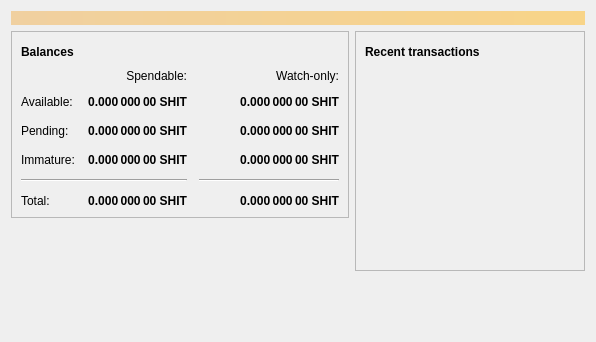
<?xml version="1.0" encoding="UTF-8"?>
<ui version="4.0">
 <class>OverviewPage</class>
 <widget class="QWidget" name="OverviewPage">
  <property name="geometry">
   <rect>
    <x>0</x>
    <y>0</y>
    <width>596</width>
    <height>342</height>
   </rect>
  </property>
  <property name="windowTitle">
   <string>Form</string>
  </property>
  <layout class="QVBoxLayout" name="topLayout">
   <item>
    <widget class="QLabel" name="labelAlerts">
     <property name="visible">
      <bool>false</bool>
     </property>
     <property name="styleSheet">
      <string notr="true">QLabel { background-color: qlineargradient(x1: 0, y1: 0, x2: 1, y2: 0, stop:0 #F0D0A0, stop:1 #F8D488); color:#000000; }</string>
     </property>
     <property name="wordWrap">
      <bool>true</bool>
     </property>
     <property name="margin">
      <number>3</number>
     </property>
     <property name="textInteractionFlags">
      <set>Qt::TextSelectableByMouse</set>
     </property>
    </widget>
   </item>
   <item>
    <layout class="QHBoxLayout" name="horizontalLayout" stretch="1,1">
     <item>
      <layout class="QVBoxLayout" name="verticalLayout_2">
       <item>
        <widget class="QFrame" name="frame">
         <property name="frameShape">
          <enum>QFrame::StyledPanel</enum>
         </property>
         <property name="frameShadow">
          <enum>QFrame::Raised</enum>
         </property>
         <layout class="QVBoxLayout" name="verticalLayout_4">
          <item>
           <layout class="QHBoxLayout" name="horizontalLayout_4">
            <item>
             <widget class="QLabel" name="label_5">
              <property name="font">
               <font>
                <weight>75</weight>
                <bold>true</bold>
               </font>
              </property>
              <property name="text">
               <string>Balances</string>
              </property>
             </widget>
            </item>
            <item>
             <widget class="QPushButton" name="labelWalletStatus">
              <property name="enabled">
               <bool>true</bool>
              </property>
              <property name="maximumSize">
               <size>
                <width>30</width>
                <height>16777215</height>
               </size>
              </property>
              <property name="toolTip">
               <string>The displayed information may be out of date. Your wallet automatically synchronizes with the Shitcoin network after a connection is established, but this process has not completed yet.</string>
              </property>
              <property name="text">
               <string/>
              </property>
              <property name="icon">
               <iconset resource="../bitcoin.qrc">
                <normaloff>:/icons/warning</normaloff>
                <disabledoff>:/icons/warning</disabledoff>:/icons/warning</iconset>
              </property>
              <property name="iconSize">
               <size>
                <width>24</width>
                <height>24</height>
               </size>
              </property>
              <property name="flat">
               <bool>true</bool>
              </property>
             </widget>
            </item>
            <item>
             <spacer name="horizontalSpacer_3">
              <property name="orientation">
               <enum>Qt::Horizontal</enum>
              </property>
              <property name="sizeHint" stdset="0">
               <size>
                <width>40</width>
                <height>20</height>
               </size>
              </property>
             </spacer>
            </item>
           </layout>
          </item>
          <item>
           <layout class="QGridLayout" name="gridLayout">
            <property name="spacing">
             <number>12</number>
            </property>
            <item row="2" column="2">
             <widget class="QLabel" name="labelWatchPending">
              <property name="font">
               <font>
                <weight>75</weight>
                <bold>true</bold>
               </font>
              </property>
              <property name="cursor">
               <cursorShape>IBeamCursor</cursorShape>
              </property>
              <property name="toolTip">
               <string>Unconfirmed transactions to watch-only addresses</string>
              </property>
              <property name="text">
               <string notr="true">0.000 000 00 SHIT</string>
              </property>
              <property name="alignment">
               <set>Qt::AlignRight|Qt::AlignTrailing|Qt::AlignVCenter</set>
              </property>
              <property name="textInteractionFlags">
               <set>Qt::LinksAccessibleByMouse|Qt::TextSelectableByKeyboard|Qt::TextSelectableByMouse</set>
              </property>
             </widget>
            </item>
            <item row="2" column="1">
             <widget class="QLabel" name="labelUnconfirmed">
              <property name="font">
               <font>
                <weight>75</weight>
                <bold>true</bold>
               </font>
              </property>
              <property name="cursor">
               <cursorShape>IBeamCursor</cursorShape>
              </property>
              <property name="toolTip">
               <string>Total of transactions that have yet to be confirmed, and do not yet count toward the spendable balance</string>
              </property>
              <property name="text">
               <string notr="true">0.000 000 00 SHIT</string>
              </property>
              <property name="alignment">
               <set>Qt::AlignRight|Qt::AlignTrailing|Qt::AlignVCenter</set>
              </property>
              <property name="textInteractionFlags">
               <set>Qt::LinksAccessibleByMouse|Qt::TextSelectableByKeyboard|Qt::TextSelectableByMouse</set>
              </property>
             </widget>
            </item>
            <item row="3" column="2">
             <widget class="QLabel" name="labelWatchImmature">
              <property name="font">
               <font>
                <weight>75</weight>
                <bold>true</bold>
               </font>
              </property>
              <property name="cursor">
               <cursorShape>IBeamCursor</cursorShape>
              </property>
              <property name="toolTip">
               <string>Mined balance in watch-only addresses that has not yet matured</string>
              </property>
              <property name="text">
               <string notr="true">0.000 000 00 SHIT</string>
              </property>
              <property name="alignment">
               <set>Qt::AlignRight|Qt::AlignTrailing|Qt::AlignVCenter</set>
              </property>
              <property name="textInteractionFlags">
               <set>Qt::LinksAccessibleByMouse|Qt::TextSelectableByKeyboard|Qt::TextSelectableByMouse</set>
              </property>
             </widget>
            </item>
            <item row="4" column="0" colspan="2">
             <widget class="Line" name="line">
              <property name="orientation">
               <enum>Qt::Horizontal</enum>
              </property>
             </widget>
            </item>
            <item row="4" column="2">
             <widget class="Line" name="lineWatchBalance">
              <property name="sizePolicy">
               <sizepolicy hsizetype="Preferred" vsizetype="Fixed">
                <horstretch>0</horstretch>
                <verstretch>0</verstretch>
               </sizepolicy>
              </property>
              <property name="minimumSize">
               <size>
                <width>140</width>
                <height>0</height>
               </size>
              </property>
              <property name="orientation">
               <enum>Qt::Horizontal</enum>
              </property>
             </widget>
            </item>
            <item row="5" column="0">
             <widget class="QLabel" name="labelTotalText">
              <property name="text">
               <string>Total:</string>
              </property>
             </widget>
            </item>
            <item row="3" column="1">
             <widget class="QLabel" name="labelImmature">
              <property name="font">
               <font>
                <weight>75</weight>
                <bold>true</bold>
               </font>
              </property>
              <property name="cursor">
               <cursorShape>IBeamCursor</cursorShape>
              </property>
              <property name="toolTip">
               <string>Mined balance that has not yet matured</string>
              </property>
              <property name="text">
               <string notr="true">0.000 000 00 SHIT</string>
              </property>
              <property name="alignment">
               <set>Qt::AlignRight|Qt::AlignTrailing|Qt::AlignVCenter</set>
              </property>
              <property name="textInteractionFlags">
               <set>Qt::LinksAccessibleByMouse|Qt::TextSelectableByKeyboard|Qt::TextSelectableByMouse</set>
              </property>
             </widget>
            </item>
            <item row="2" column="3">
             <spacer name="horizontalSpacer_2">
              <property name="orientation">
               <enum>Qt::Horizontal</enum>
              </property>
              <property name="sizeHint" stdset="0">
               <size>
                <width>40</width>
                <height>20</height>
               </size>
              </property>
             </spacer>
            </item>
            <item row="3" column="0">
             <widget class="QLabel" name="labelImmatureText">
              <property name="text">
               <string>Immature:</string>
              </property>
             </widget>
            </item>
            <item row="5" column="1">
             <widget class="QLabel" name="labelTotal">
              <property name="font">
               <font>
                <weight>75</weight>
                <bold>true</bold>
               </font>
              </property>
              <property name="cursor">
               <cursorShape>IBeamCursor</cursorShape>
              </property>
              <property name="toolTip">
               <string>Your current total balance</string>
              </property>
              <property name="text">
               <string notr="true">0.000 000 00 SHIT</string>
              </property>
              <property name="alignment">
               <set>Qt::AlignRight|Qt::AlignTrailing|Qt::AlignVCenter</set>
              </property>
              <property name="textInteractionFlags">
               <set>Qt::LinksAccessibleByMouse|Qt::TextSelectableByKeyboard|Qt::TextSelectableByMouse</set>
              </property>
             </widget>
            </item>
            <item row="5" column="2">
             <widget class="QLabel" name="labelWatchTotal">
              <property name="font">
               <font>
                <weight>75</weight>
                <bold>true</bold>
               </font>
              </property>
              <property name="cursor">
               <cursorShape>IBeamCursor</cursorShape>
              </property>
              <property name="toolTip">
               <string>Current total balance in watch-only addresses</string>
              </property>
              <property name="text">
               <string notr="true">0.000 000 00 SHIT</string>
              </property>
              <property name="alignment">
               <set>Qt::AlignRight|Qt::AlignTrailing|Qt::AlignVCenter</set>
              </property>
              <property name="textInteractionFlags">
               <set>Qt::LinksAccessibleByMouse|Qt::TextSelectableByKeyboard|Qt::TextSelectableByMouse</set>
              </property>
             </widget>
            </item>
            <item row="0" column="2">
             <widget class="QLabel" name="labelWatchonly">
              <property name="text">
               <string>Watch-only:</string>
              </property>
              <property name="alignment">
               <set>Qt::AlignRight|Qt::AlignTrailing|Qt::AlignVCenter</set>
              </property>
             </widget>
            </item>
            <item row="1" column="0">
             <widget class="QLabel" name="labelBalanceText">
              <property name="text">
               <string>Available:</string>
              </property>
             </widget>
            </item>
            <item row="1" column="1">
             <widget class="QLabel" name="labelBalance">
              <property name="font">
               <font>
                <weight>75</weight>
                <bold>true</bold>
               </font>
              </property>
              <property name="cursor">
               <cursorShape>IBeamCursor</cursorShape>
              </property>
              <property name="toolTip">
               <string>Your current spendable balance</string>
              </property>
              <property name="text">
               <string notr="true">0.000 000 00 SHIT</string>
              </property>
              <property name="alignment">
               <set>Qt::AlignRight|Qt::AlignTrailing|Qt::AlignVCenter</set>
              </property>
              <property name="textInteractionFlags">
               <set>Qt::LinksAccessibleByMouse|Qt::TextSelectableByKeyboard|Qt::TextSelectableByMouse</set>
              </property>
             </widget>
            </item>
            <item row="1" column="2">
             <widget class="QLabel" name="labelWatchAvailable">
              <property name="font">
               <font>
                <weight>75</weight>
                <bold>true</bold>
               </font>
              </property>
              <property name="cursor">
               <cursorShape>IBeamCursor</cursorShape>
              </property>
              <property name="toolTip">
               <string>Your current balance in watch-only addresses</string>
              </property>
              <property name="text">
               <string notr="true">0.000 000 00 SHIT</string>
              </property>
              <property name="alignment">
               <set>Qt::AlignRight|Qt::AlignTrailing|Qt::AlignVCenter</set>
              </property>
              <property name="textInteractionFlags">
               <set>Qt::LinksAccessibleByMouse|Qt::TextSelectableByKeyboard|Qt::TextSelectableByMouse</set>
              </property>
             </widget>
            </item>
            <item row="2" column="0">
             <widget class="QLabel" name="labelPendingText">
              <property name="text">
               <string>Pending:</string>
              </property>
             </widget>
            </item>
            <item row="0" column="1">
             <widget class="QLabel" name="labelSpendable">
              <property name="text">
               <string>Spendable:</string>
              </property>
              <property name="alignment">
               <set>Qt::AlignRight|Qt::AlignTrailing|Qt::AlignVCenter</set>
              </property>
             </widget>
            </item>
           </layout>
          </item>
         </layout>
        </widget>
       </item>
       <item>
        <spacer name="verticalSpacer">
         <property name="orientation">
          <enum>Qt::Vertical</enum>
         </property>
         <property name="sizeHint" stdset="0">
          <size>
           <width>20</width>
           <height>40</height>
          </size>
         </property>
        </spacer>
       </item>
      </layout>
     </item>
     <item>
      <layout class="QVBoxLayout" name="verticalLayout_3">
       <item>
        <widget class="QFrame" name="frame_2">
         <property name="frameShape">
          <enum>QFrame::StyledPanel</enum>
         </property>
         <property name="frameShadow">
          <enum>QFrame::Raised</enum>
         </property>
         <layout class="QVBoxLayout" name="verticalLayout">
          <item>
           <layout class="QHBoxLayout" name="horizontalLayout_2">
            <item>
             <widget class="QLabel" name="label_4">
              <property name="font">
               <font>
                <weight>75</weight>
                <bold>true</bold>
               </font>
              </property>
              <property name="text">
               <string>Recent transactions</string>
              </property>
             </widget>
            </item>
            <item>
             <widget class="QPushButton" name="labelTransactionsStatus">
              <property name="enabled">
               <bool>true</bool>
              </property>
              <property name="maximumSize">
               <size>
                <width>30</width>
                <height>16777215</height>
               </size>
              </property>
              <property name="toolTip">
               <string>The displayed information may be out of date. Your wallet automatically synchronizes with the Shitcoin network after a connection is established, but this process has not completed yet.</string>
              </property>
              <property name="text">
               <string/>
              </property>
              <property name="icon">
               <iconset resource="../bitcoin.qrc">
                <normaloff>:/icons/warning</normaloff>
                <disabledoff>:/icons/warning</disabledoff>:/icons/warning</iconset>
              </property>
              <property name="iconSize">
               <size>
                <width>24</width>
                <height>24</height>
               </size>
              </property>
              <property name="flat">
               <bool>true</bool>
              </property>
             </widget>
            </item>
            <item>
             <spacer name="horizontalSpacer">
              <property name="orientation">
               <enum>Qt::Horizontal</enum>
              </property>
              <property name="sizeHint" stdset="0">
               <size>
                <width>40</width>
                <height>20</height>
               </size>
              </property>
             </spacer>
            </item>
           </layout>
          </item>
          <item>
           <widget class="QListView" name="listTransactions">
            <property name="styleSheet">
             <string notr="true">QListView { background: transparent; }</string>
            </property>
            <property name="frameShape">
             <enum>QFrame::NoFrame</enum>
            </property>
            <property name="verticalScrollBarPolicy">
             <enum>Qt::ScrollBarAlwaysOff</enum>
            </property>
            <property name="horizontalScrollBarPolicy">
             <enum>Qt::ScrollBarAlwaysOff</enum>
            </property>
            <property name="selectionMode">
             <enum>QAbstractItemView::NoSelection</enum>
            </property>
           </widget>
          </item>
         </layout>
        </widget>
       </item>
       <item>
        <spacer name="verticalSpacer_2">
         <property name="orientation">
          <enum>Qt::Vertical</enum>
         </property>
         <property name="sizeHint" stdset="0">
          <size>
           <width>20</width>
           <height>40</height>
          </size>
         </property>
        </spacer>
       </item>
      </layout>
     </item>
    </layout>
   </item>
  </layout>
 </widget>
 <resources/>
 <connections/>
</ui>
